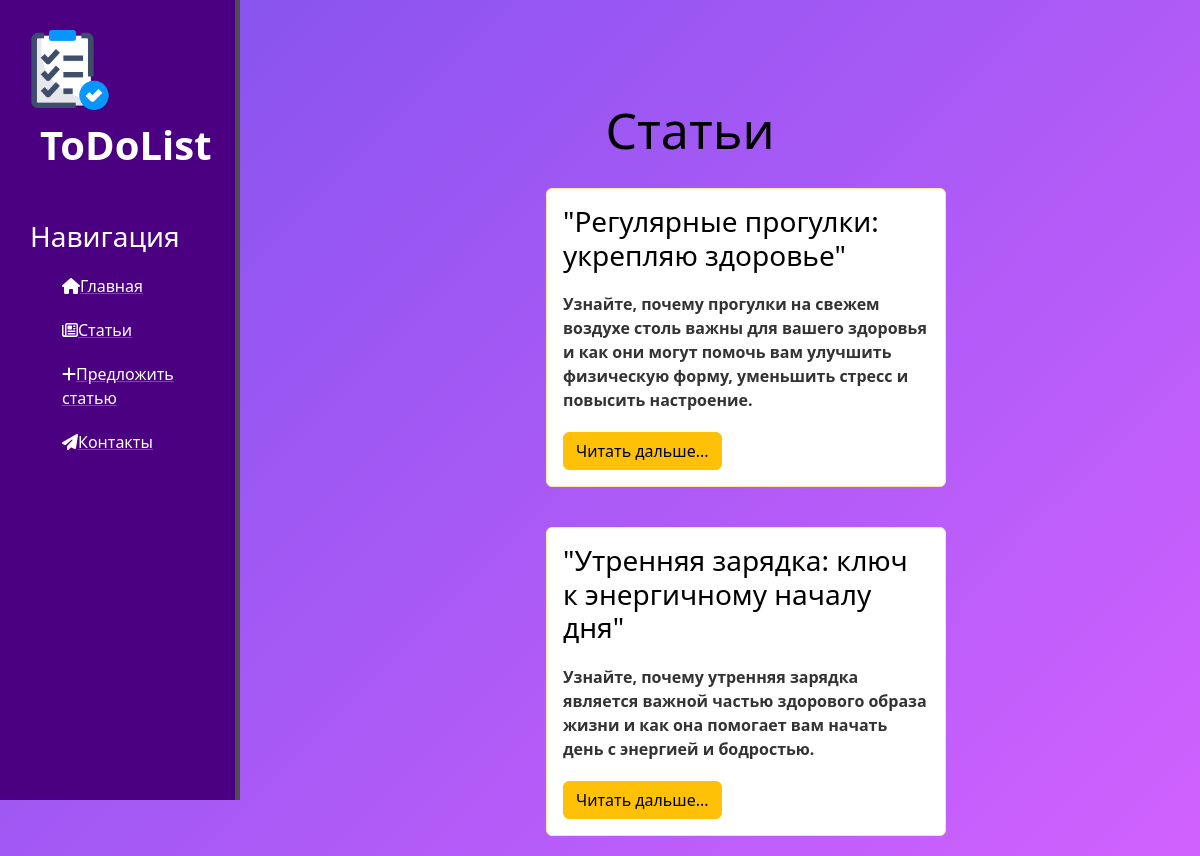
Page /news/ on the committed database.
### news/models.py (models this page shows, shortened)
class Articles(models.Model):
    title = models.CharField('Заголовок', max_length = 50)
    anons = models.CharField('Анонс', max_length = 250)
    full_text = models.TextField('Статья')
    date = models.DateTimeField('Дата публикации')
    class Meta:
        verbose_name = 'Новость'
        verbose_name_plural = 'Новости'

### news/views.py (the view)
# urls.py: path('', views.news_home, name='news_home'),
def news_home(request):
    news = Articles.objects.order_by('-date')
    return render(request, 'news/news_home.html', {'news': news})

### news/templates/news/news_home.html (shortened to what this page needs)
{% extends 'main/layout.html' %}
{% block content %}
    <div class="features">
        <h1>Статьи</h1>
        {% if news %}
            {% for el in news %}
                <div class="alert alert-warning">
                    <h3>{{ el.title }}</h3>
                    <p>{{ el.anons }}</p>
                    <a href="{% url 'news-detail' el.id %}" class="btn btn-warning">Читать дальше...</a>
                </div>
            {% endfor %}
        {% else %}
            <p>Нет записей!</p>
        {% endif %}
    </div>
{% endblock %}

### main/static/main/css/main.css (style rules this page uses)
*, *:before, *:after { padding: 0; margin: 0; box-sizing: border-box; }
body { height: 100vh; background: linear-gradient( 135deg, #8052ec, #d161ff ); }
main .features { float: left; color: black; margin-top: 100px; text-align: center; width: 75%; }
main .features h1 { font-size: 50px; }
main .features p { max-width: 400px; margin: 20px auto; font-weight: bold; color: #333; }
.alert-warning { background-color: white; color: black; float: left; clear: both; width: 400px; margin: 20px 34%; text-align: left; }

### rows in the picture
Articles: title "\"Регулярные прогулки: укрепляю здоровье\"", anons "Узнайте, почему прогулки на свежем воздухе столь важны для вашего здоровья и как они могут помочь вам улучшить физическую форму, уменьшить стресс и повысить настроение."
Articles: title "\"Утренняя зарядка: ключ к энергичному началу дня\"", anons "Узнайте, почему утренняя зарядка является важной частью здорового образа жизни и как она помогает вам начать день с энергией и бодростью."
